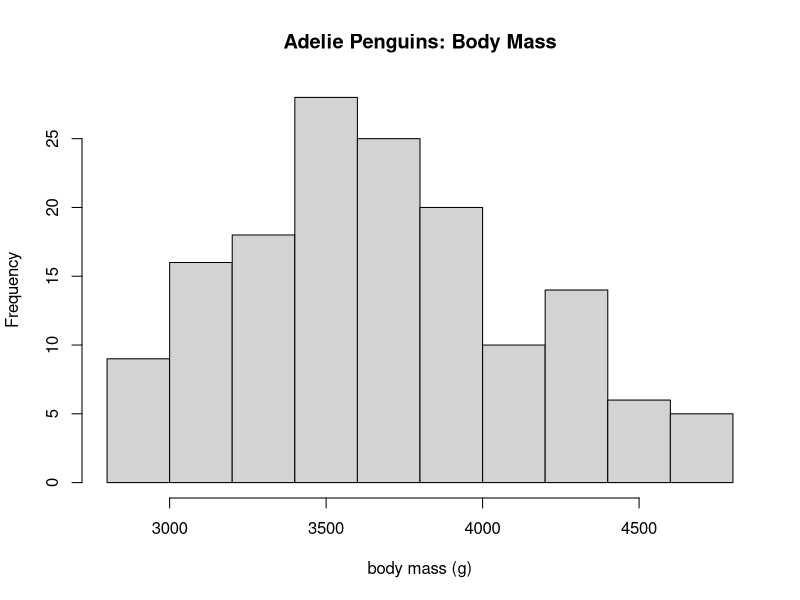
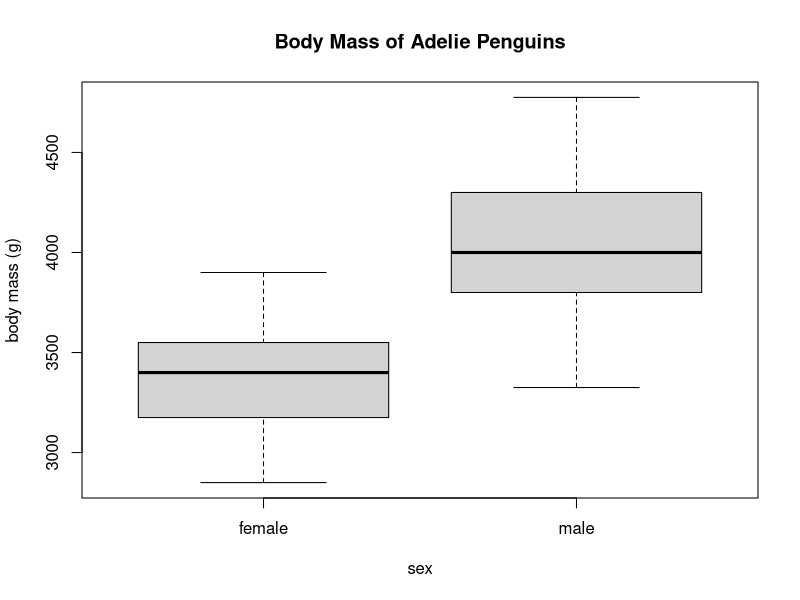

Write R code to recreate these figures, in order.
require(palmerpenguins)

dat_ade = droplevels(subset(penguins, species == "Adelie"))

hist(dat_ade$body_mass_g, main = "Adelie Penguins: Body Mass", 
     xlab = "body mass (g)")

boxplot(dat_ade$body_mass_g ~ sex, data = dat_ade,
        main = "Body Mass of Adelie Penguins",
        ylab = "body mass (g)")

?t.test()

sex_female = subset(dat_ade, sex == "female")

t.test(sex_female$body_mass_g, mu = 0)

sex_male = subset(dat_ade, sex == "male")

t.test(sex_male$body_mass_g, mu = 4000, alternative = "greater")

t.test(sex_female$body_mass_g, sex_male$body_mass_g)

t.test(sex_male$body_mass_g, sex_female$body_mass_g, alternative = "less")

t.test(dat_ade$body_mass_g ~ sex, data = dat_ade)

#Quantile is based on actual observed values - basing on your actual observed values. 
#qt is parametric distribution, using parameters of a distribution